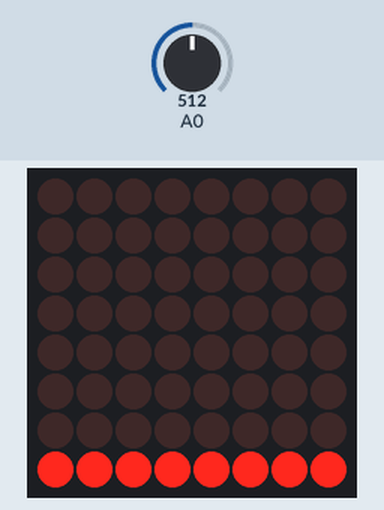
Simulated run of this sketch. Board: Arduino Uno, built with avr-gcc and run on an emulated ATmega328P. Shown: 8×8 LED matrix. Inputs (shaded band) come from the test bench; at power-on: A0 = 512.

Above: at 0.1 s.

The sketch:

2.ino
```cpp
#include "LedControl.h"
#include "arduinoFFT.h"

// The current max frequency is roughly 9kHz. Faster sampling rates would require faster FFT calculation, data acquisition and display driving. Fixed point math should be used for the FFT and hardware SPI for the display.
// The AD-conversion is currently a free-running process, this means the resulting frequency values are only relative to each other.
// Absolute frequency values would require a known sampling rate based on a timer.

// The visible data can be scrolled horizontally since we are taking 32 samples and only 8 can be shown on the display at a time.
// The horizontal offset parameter currently works as a multiple of display widths, the offset could however be set even with a single sample resolution if needed.

const byte horizontalOffset = 1;

#define dataPin 12
#define clockPin 11
#define chipSelect 10
#define numberOfDisplays 1

#define amountOfSamples 32
#define displayWidth 8

// Vectors for storing the real and imaginary components of the samples before and after transform:
double realVector[amountOfSamples];
double imaginaryVector[amountOfSamples];

// Display column height helper:
const byte barGraphValues[] = {0b00000000,
                               0b00000001,
                               0b00000011,
                               0b00000111,
                               0b00001111,
                               0b00011111,
                               0b00111111,
                               0b11111111};

// Class constructors:
arduinoFFT FFT = arduinoFFT();
LedControl LC = LedControl(dataPin, clockPin, chipSelect, numberOfDisplays);

void setup() {
  initDisplay();
}

void loop() {
  sample();
  calculateFFT();
  updateDisplay();
}

void sample() {
  for (int i = 0; i < amountOfSamples; i++) {
    realVector[i] = analogRead(A0);
    imaginaryVector[i] = 0;
  }
}

void calculateFFT() {
  FFT.DCRemoval(); // Remove the DC offset from the sampled values.
  FFT.Windowing(realVector, amountOfSamples, FFT_WIN_TYP_RECTANGLE, FFT_FORWARD);
  FFT.Compute(realVector, imaginaryVector, amountOfSamples, FFT_FORWARD);
  FFT.ComplexToMagnitude(realVector, imaginaryVector, amountOfSamples);
}

void drawColumn(int index, int height) {
  LC.setColumn(0, index, barGraphValues[height]);
}

void updateDisplay() {
  for (int i = 0; i < displayWidth; i++) {
    byte mappedValue = map((byte)realVector[i + (horizontalOffset*displayWidth)], 0, 150, 1, 7);
    drawColumn(i, constrain(mappedValue, 1, 7));
  }
}

void initDisplay() {
  LC.shutdown(0, false); // Turn the display on.
  LC.setIntensity(0, 8); // Set brightness between 0 and 15.
  LC.clearDisplay(0);
}
```
